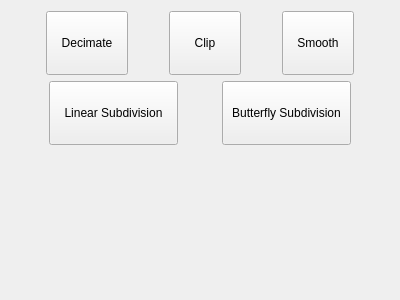
<?xml version="1.0" encoding="UTF-8"?>
<ui version="4.0">
 <class>Form</class>
 <widget class="QWidget" name="Form">
  <property name="geometry">
   <rect>
    <x>0</x>
    <y>0</y>
    <width>400</width>
    <height>300</height>
   </rect>
  </property>
  <property name="windowTitle">
   <string>Form</string>
  </property>
  <layout class="QVBoxLayout" name="verticalLayout">
   <item>
    <layout class="QHBoxLayout" name="horizontalLayout">
     <item>
      <widget class="QToolButton" name="decimateBtn">
       <property name="minimumSize">
        <size>
         <width>82</width>
         <height>64</height>
        </size>
       </property>
       <property name="text">
        <string>Decimate</string>
       </property>
       <property name="icon">
        <iconset resource="../RCS.qrc">
         <normaloff>:/core/icons/decimate_icon.svg</normaloff>:/core/icons/decimate_icon.svg</iconset>
       </property>
       <property name="iconSize">
        <size>
         <width>28</width>
         <height>28</height>
        </size>
       </property>
       <property name="toolButtonStyle">
        <enum>Qt::ToolButtonStyle::ToolButtonTextUnderIcon</enum>
       </property>
      </widget>
     </item>
     <item>
      <widget class="QToolButton" name="clip">
       <property name="minimumSize">
        <size>
         <width>72</width>
         <height>64</height>
        </size>
       </property>
       <property name="text">
        <string>Clip</string>
       </property>
       <property name="icon">
        <iconset resource="../RCS.qrc">
         <normaloff>:/core/icons/clip.svg</normaloff>:/core/icons/clip.svg</iconset>
       </property>
       <property name="iconSize">
        <size>
         <width>28</width>
         <height>28</height>
        </size>
       </property>
       <property name="toolButtonStyle">
        <enum>Qt::ToolButtonStyle::ToolButtonTextUnderIcon</enum>
       </property>
      </widget>
     </item>
     <item>
      <widget class="QToolButton" name="smoothBtn">
       <property name="minimumSize">
        <size>
         <width>72</width>
         <height>64</height>
        </size>
       </property>
       <property name="text">
        <string>Smooth</string>
       </property>
       <property name="icon">
        <iconset resource="../RCS.qrc">
         <normaloff>:/core/icons/smoothing_icon.svg</normaloff>:/core/icons/smoothing_icon.svg</iconset>
       </property>
       <property name="iconSize">
        <size>
         <width>28</width>
         <height>28</height>
        </size>
       </property>
       <property name="toolButtonStyle">
        <enum>Qt::ToolButtonStyle::ToolButtonTextUnderIcon</enum>
       </property>
      </widget>
     </item>
    </layout>
   </item>
   <item>
    <layout class="QHBoxLayout" name="horizontalLayout_2">
     <item>
      <widget class="QToolButton" name="linearSubDivBtn">
       <property name="minimumSize">
        <size>
         <width>129</width>
         <height>64</height>
        </size>
       </property>
       <property name="text">
        <string>Linear Subdivision</string>
       </property>
       <property name="icon">
        <iconset resource="../RCS.qrc">
         <normaloff>:/core/icons/linear_subdiv.svg</normaloff>:/core/icons/linear_subdiv.svg</iconset>
       </property>
       <property name="iconSize">
        <size>
         <width>28</width>
         <height>28</height>
        </size>
       </property>
       <property name="toolButtonStyle">
        <enum>Qt::ToolButtonStyle::ToolButtonTextUnderIcon</enum>
       </property>
      </widget>
     </item>
     <item>
      <widget class="QToolButton" name="butterflySubDivBtn">
       <property name="minimumSize">
        <size>
         <width>129</width>
         <height>64</height>
        </size>
       </property>
       <property name="text">
        <string>Butterfly Subdivision</string>
       </property>
       <property name="icon">
        <iconset resource="../RCS.qrc">
         <normaloff>:/core/icons/butter_fly.svg</normaloff>:/core/icons/butter_fly.svg</iconset>
       </property>
       <property name="iconSize">
        <size>
         <width>28</width>
         <height>28</height>
        </size>
       </property>
       <property name="toolButtonStyle">
        <enum>Qt::ToolButtonStyle::ToolButtonTextUnderIcon</enum>
       </property>
      </widget>
     </item>
    </layout>
   </item>
   <item>
    <spacer name="verticalSpacer">
     <property name="orientation">
      <enum>Qt::Orientation::Vertical</enum>
     </property>
     <property name="sizeHint" stdset="0">
      <size>
       <width>20</width>
       <height>217</height>
      </size>
     </property>
    </spacer>
   </item>
  </layout>
 </widget>
 <resources>
  <include location="../RCS.qrc"/>
 </resources>
 <connections/>
</ui>
